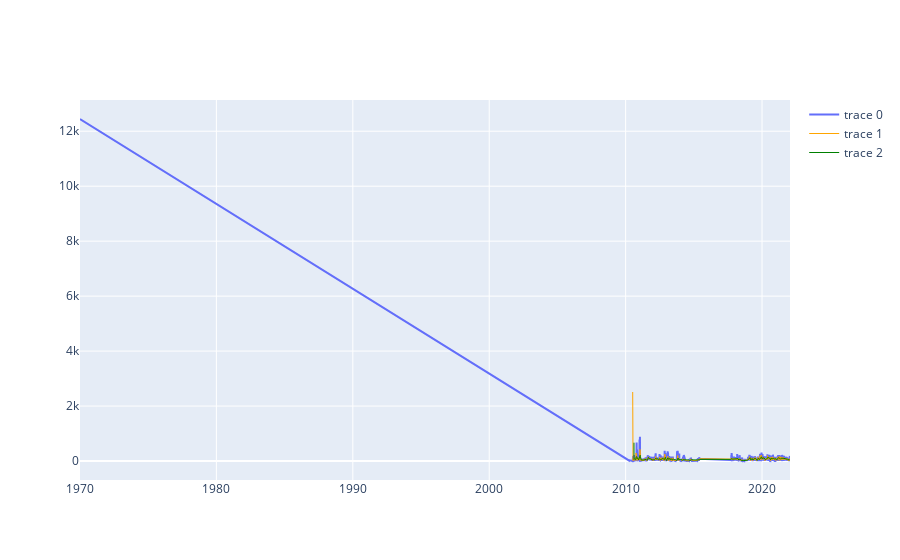

Write notebook code for a chart like this one.
### Code cell
fig.show()

### Figure 1 — Plotly figure (JSON) as saved in the notebook; plotly's stock layout.template omitted (floating-point values rounded to 4 significant figures; data arrays with more than 128 entries replaced by an {"elided": "..."} marker saying what was removed)
{"data": [{"type": "scatter", "x": {"elided": "2619 str values"}, "y": {"elided": "2619 int values"}}, {"line": {"color": "orange", "width": 1}, "type": "scatter", "x": {"elided": "2619 str values"}, "y": {"elided": "2619 float values"}}, {"line": {"color": "green", "width": 1}, "type": "scatter", "x": {"elided": "2619 str values"}, "y": {"elided": "2619 float values"}}], "layout": {}}
